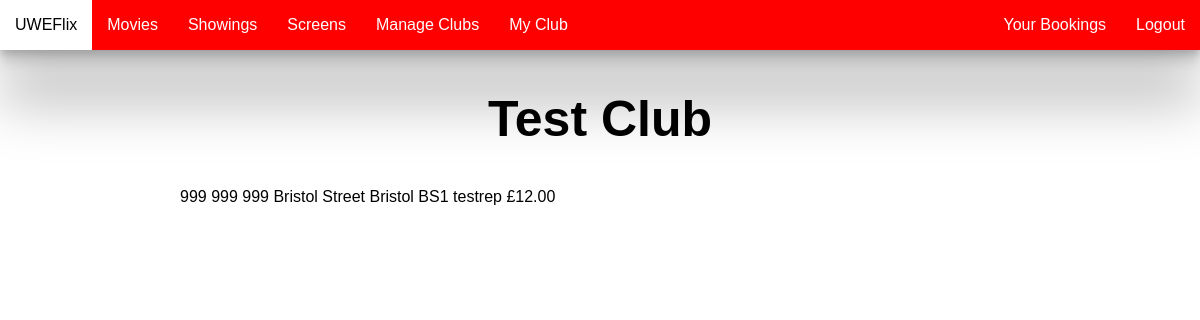
Before: /my_club (signed in) with the older database file.
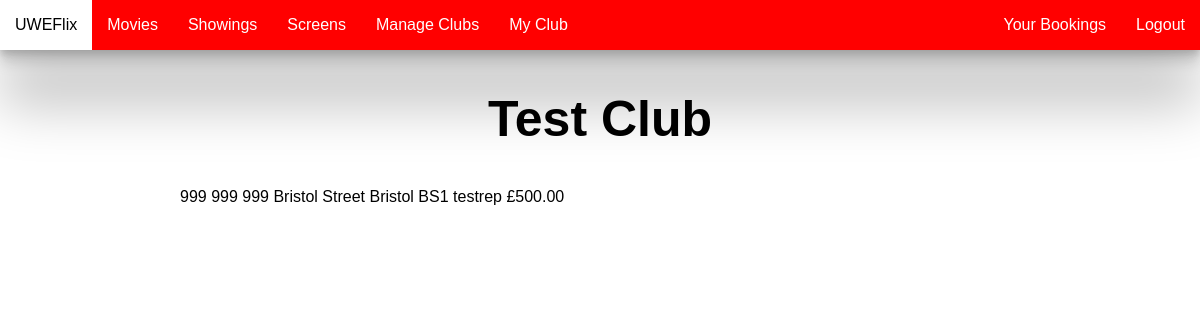
After: the same page with the newer database file.
### UWEflix_Website/models.py (models this page shows, shortened)
class Club(models.Model):
    club_name = models.CharField(max_length=200)
    landline = models.CharField(max_length=20, blank=True)
    mobile = models.CharField(max_length=20, blank=True)
    street_number = models.CharField(max_length=50, blank=True)
    street = models.CharField(max_length=200, blank=True)
    city = models.CharField(max_length=200 , blank=True)
    post_code = models.CharField(max_length=20, blank=True)
    club_rep = models.ForeignKey(User, on_delete=models.CASCADE)
    account_balance = models.DecimalField(
            max_digits = 8, decimal_places = 2,
            validators=[MinValueValidator(limit_value=0)],
            blank=True, null=True)

### UWEflix_Website/decorators.py (the view)
        @user_passes_test(lambda user:
                          user.groups.filter(name=group_name).exists(),
                          login_url='login')
        def wrapper(request, *args, **kwargs):
            return view_func(request, *args, **kwargs)

### UWEflix_Website/views.py (called while the page is built)
@login_required(login_url="login")
@group_required("Club Representative")
def my_club(request):
    club = Club.objects.get(club_rep = request.user)
    return render(request, 'my_club.html', {'club': club })

### UWEflix_Website/templates/my_club.html
{% extends 'base.html' %}
{% block content %}
<div class="title">
  <h1>{{ club.club_name }}</h1>
</div>
{{ club.landline }}
{{ club.mobile }}
{{ club.street_number }}
{{ club.street }}
{{ club.city }}
{{ club.post_code }}
{{ club.club_rep }}
£{{ club.account_balance }}
{% endblock %}

Changed rows visible on the page:
changed Club "Test Club": account_balance "12.00" → "500.00"
